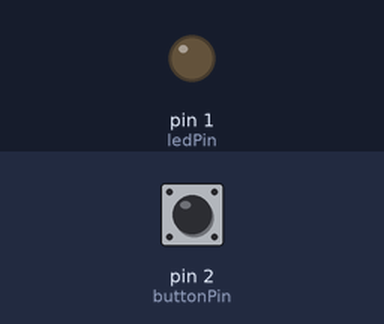
Bench run of a sketch on a simulated Arduino Uno, built with avr-gcc and run on an emulated ATmega328P. Shown: output pins drawn as LEDs (lit = HIGH). The inputs (shaded band) are chosen by the test bench; at power-on: pin 2 (buttonPin) LOW.

Above: at 1.2 s.
1.3 s: pin 2 (buttonPin) pulled HIGH for 0.15 s
At 2.0 s:
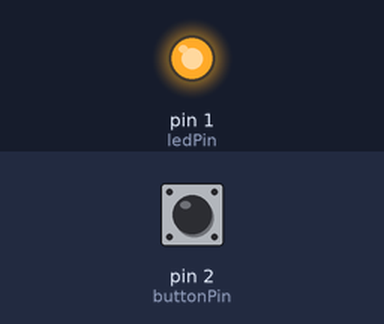
2.9 s: pin 2 (buttonPin) pulled HIGH for 3.2 s
At 3.7 s:
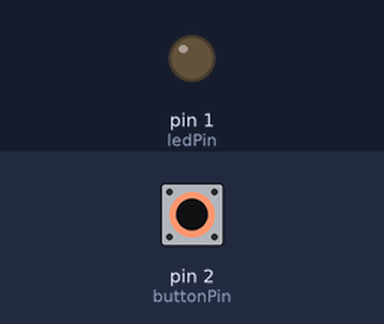
Timing chart, 0 to 7.6 s (numbered marks = the images above; inputs shaded):
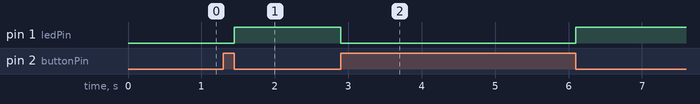

The sketch:

Button_Lamp.ino
```cpp
const int buttonPin = 2;     // the number of the pushbutton pin
const int ledPin =  1;      // the number of the LED pin
int LEDstate =0;
int lastButtonState;    // the previous state of button
int currentButtonState; // the current state of button
int buttonPushCounter = 0;   // counter for the number of button presses

void setup() {
  pinMode(ledPin, OUTPUT);
  pinMode(buttonPin, INPUT);
  currentButtonState = digitalRead(buttonPin);
}

void loop(){
  lastButtonState    = currentButtonState;      // save the last state
  currentButtonState = digitalRead(buttonPin); // read new state

  if(lastButtonState == HIGH && currentButtonState == LOW)
  {
    LEDstate = !LEDstate; //toggle LED when SW is pressed
    digitalWrite(ledPin, LEDstate);
     buttonPushCounter = 0;

    while(digitalRead(buttonPin)==LOW&&LEDstate==HIGH)
    {
      buttonPushCounter++; //SW has hold press
      delay(50);
    }
  }
  if (digitalRead(buttonPin)== HIGH && buttonPushCounter >= 20) //check SW has been long press
  {
    LEDstate = 0;
    buttonPushCounter = 0;
    digitalWrite(ledPin, LEDstate); // Turn LED off
  }
}
```

Measured:
- after the input at 1.3 s, pin 1 (ledPin): LOW → HIGH after 0.15 s
- after the input at 2.9 s, pin 1 (ledPin): HIGH → LOW at once, → HIGH 3.2 s later
